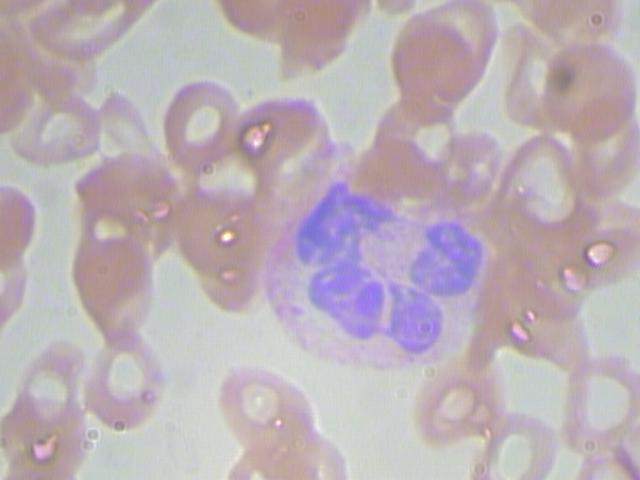
#> input picture dataset/BDDC/val/img/BloodImage_00000.jpeg, 640 x 480 px, given in place of BloodImage_00001.jpeg, which was not available
$ jupyter execute --allow-errors adaboost.ipynb   (older library calls are emulated)   (text cells are left out)
#> lines starting #> are read from the running program, lines starting #| are printed output that depends on the picture; pictures that were not available may be replaced by others from this repository, and a replacement may not be noted
#> further down, image is the input picture: shape (480, 640, 3); mean B, G, R 182.3, 175.5, 187.3
[cell 1]
#First, we will Normalize and Enhance all pictures
import cv2
import numpy as np
import matplotlib.pyplot as plt

def normalize_and_enhance(image):
    # 1. Chuyển sang không gian màu LAB để xử lý độ sáng mà không làm biến đổi màu sắc gốc
    lab = cv2.cvtColor(image, cv2.COLOR_BGR2LAB)
#> lab: shape (480, 640, 3); mean of channels 0, 1, 2 185.8, 133.7, 126
    l, a, b = cv2.split(lab)
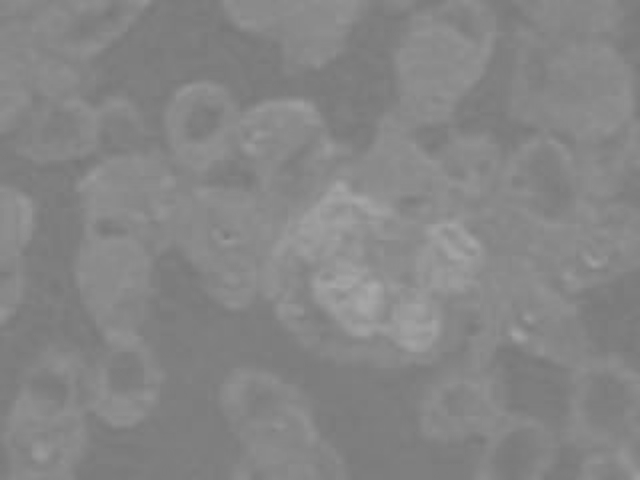
#> a: shape (480, 640); min 117, max 169, mean 133.7
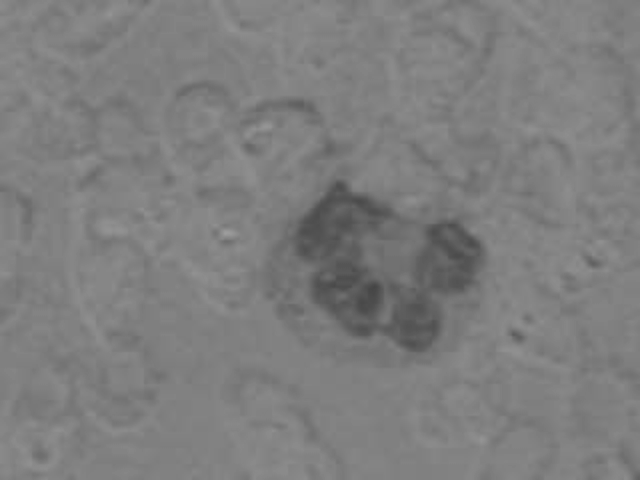
#> b: shape (480, 640); min 69, max 157, mean 126

    # 2. Áp dụng CLAHE để làm nổi bật các chi tiết mờ (như các phần đè lên nhau)
    # clipLimit cao (3.0-5.0) sẽ đẩy độ tương phản rất mạnh
    clahe = cv2.createCLAHE(clipLimit=4.0, tileGridSize=(8, 8))
    l = clahe.apply(l)

    # 3. Kéo giãn lược đồ (Min-Max Stretching) để chuẩn hóa độ đậm nhạt
    # Giúp ảnh nhạt trở nên đậm đà hơn
    l = cv2.normalize(l, None, alpha=0, beta=255, norm_type=cv2.NORM_MINMAX)

    # Gộp lại
    enhanced_lab = cv2.merge((l, a, b))
#> enhanced_lab: shape (480, 640, 3); mean of channels 0, 1, 2 143.1, 133.7, 126
    enhanced_bgr = cv2.cvtColor(enhanced_lab, cv2.COLOR_LAB2BGR)
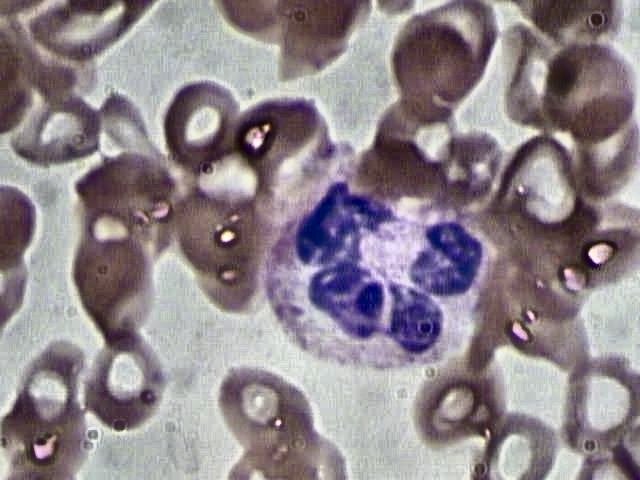
#> enhanced_bgr: shape (480, 640, 3); mean B, G, R 139.9, 133.8, 143.7

    # 4. Tăng độ bão hòa màu (Saturation) để các tế bào có màu đặc trưng hơn (tím/đỏ)
    hsv = cv2.cvtColor(enhanced_bgr, cv2.COLOR_BGR2HSV).astype("float32")
    (h, s, v) = cv2.split(hsv)
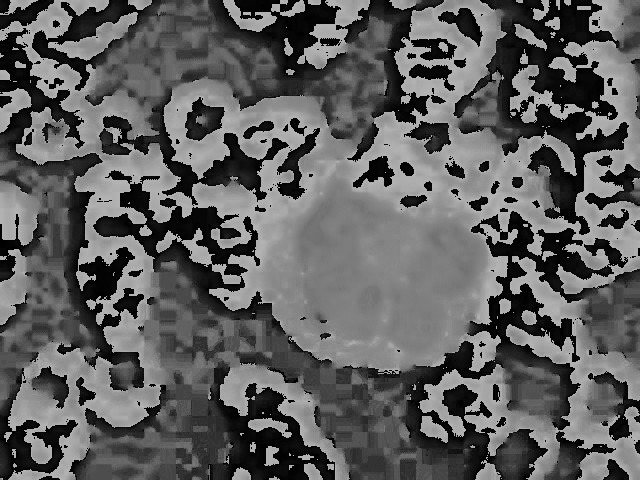
#> h: shape (480, 640) float32; min 0, max 179, mean 94.2
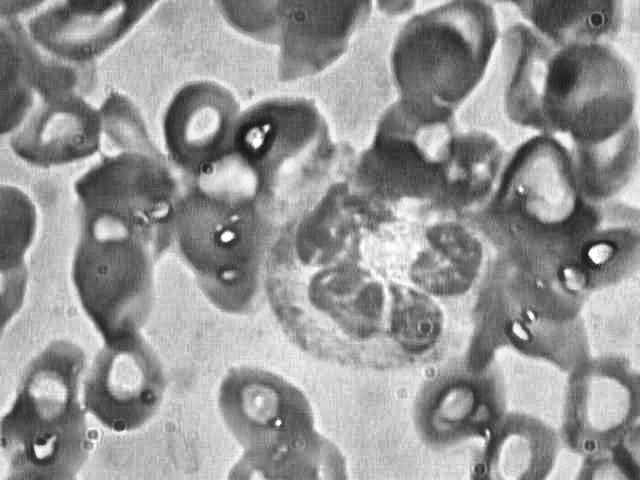
#> v: shape (480, 640) float32; min 22, max 255, mean 149.2

    # Nhân hệ số s (Saturation) để màu đậm lên, ví dụ 1.2 hoặc 1.5
    s = s * 1.3
    s = np.clip(s, 0, 255)
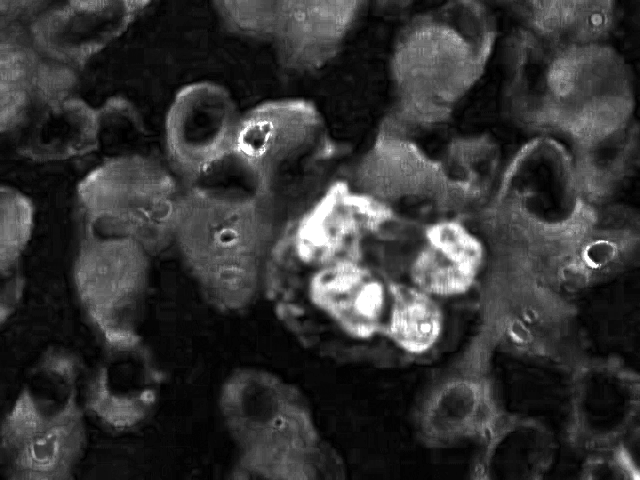
#> s: shape (480, 640) float32; min 0, max 255, mean 52.8

    hsv = cv2.merge([h, s, v])
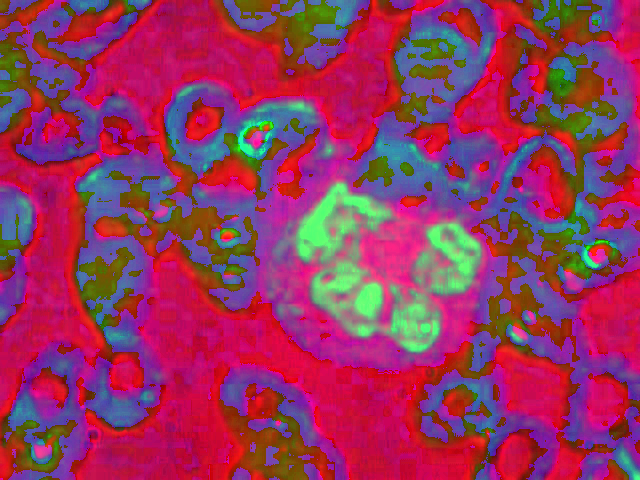
#> hsv: shape (480, 640, 3) float32; mean B, G, R 94.2, 52.8, 149.2
    final_img = cv2.cvtColor(hsv.astype("uint8"), cv2.COLOR_HSV2BGR)

    return final_img

[cell 2]
#Test function
#Use path dataset\BDDC\train\img\BloodImage_00001.jpeg
image_path = 'dataset/BDDC/train/img/BloodImage_00001.jpeg'
image = cv2.imread(image_path)
enhanced_image = normalize_and_enhance(image)
# Hiển thị ảnh gốc và ảnh đã được xử lý
plt.figure(figsize=(12, 6))
plt.subplot(1, 2, 1)
plt.title('Original Image')
plt.imshow(cv2.cvtColor(image, cv2.COLOR_BGR2RGB))
plt.subplot(1, 2, 2)
plt.title('Enhanced Image')
plt.imshow(cv2.cvtColor(enhanced_image, cv2.COLOR_BGR2RGB))
plt.show()
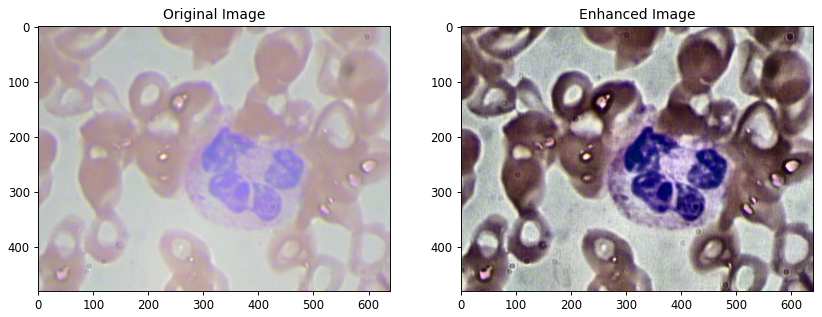
#> figure drawn by matplotlib, 2 panels

[cell 3]
#Use sliding window 64x64 and 128x128 with stride s to surf to all images.
#For each window, we will use Local Texture Features (like Viola-Jones)
#1. Local Binary Patterns (LBP)
#2. Histogram of Oriented Gradients (HOG)
#3. Haar-like Features
#4. Gabor Filters
import numpy as np
import cv2

from skimage.feature import (
    local_binary_pattern,
    hog,
    haar_like_feature,
    haar_like_feature_coord
)

# =========================
# LBP FEATURE
# =========================
def extract_lbp(window, radius=1, n_points=8):
    """
    Extract LBP histogram features
    """
    gray = cv2.cvtColor(window, cv2.COLOR_BGR2GRAY) if len(window.shape) == 3 else window
    lbp = local_binary_pattern(gray, P=n_points, R=radius, method="uniform")
    # Histogram
    hist, _ = np.histogram(lbp.ravel(), bins=np.arange(0, n_points + 3), range=(0, n_points + 2))
    hist = hist.astype("float")
    # Normalize
    hist /= (hist.sum() + 1e-6)
    return hist
# =========================
# HOG FEATURE
# =========================
def extract_hog(window):
    """
    Extract HOG features
    """
    gray = cv2.cvtColor(window, cv2.COLOR_BGR2GRAY) if len(window.shape) == 3 else window
    features = hog(gray, orientations=9, pixels_per_cell=(8, 8), cells_per_block=(2, 2), block_norm='L2-Hys',
                   visualize=False, feature_vector=True)
    return features
# =========================
# HAAR FEATURE
# =========================
# [25 lines left out: function extract_haar, not called in this run]
# =========================
# GABOR FEATURE
# =========================
def extract_gabor(window):
    """
    Extract Gabor filter responses
    """
    gray = cv2.cvtColor(window, cv2.COLOR_BGR2GRAY) if len(window.shape) == 3 else window
    features = []
    # Multiple orientations
    thetas = [0, np.pi / 4, np.pi / 2, 3 * np.pi / 4]
    for theta in thetas:
        kernel = cv2.getGaborKernel(ksize=(21, 21), sigma=5, theta=theta, lambd=10, gamma=0.5, psi=0, ktype=cv2.CV_32F)
        filtered = cv2.filter2D(gray, cv2.CV_8UC3, kernel)
        # Statistical features
        features.extend([filtered.mean(),filtered.std(), filtered.max()])
    return np.array(features)


# =========================
# COMBINE FEATURES
# =========================
def extract_features(image,window_size=(64, 64),stride=32):
#> called with window_size = (64, 64), stride = 32
    features = []
    boxes = []
    for y in range(0, image.shape[0] - window_size[1] + 1, stride):
        for x in range(0, image.shape[1] - window_size[0] + 1, stride):
            boxes.append((x,y,x+window_size[0],y+window_size[1]))
            window = image[y:y + window_size[1], x:x + window_size[0]]
            # Feature extraction
            lbp_features = extract_lbp(window)
            hog_features = extract_hog(window)
            #haar_features = extract_haar(window)
            gabor_features = extract_gabor(window)
            # Combine
            combined_features = np.hstack((lbp_features, hog_features, gabor_features))
            features.append(combined_features)
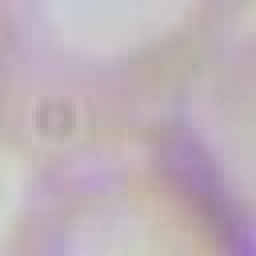
#> window: shape (64, 64, 3) (shown 4 times larger); mean B, G, R 184.1, 176.4, 190.1
            #print("Done")
    return np.array(boxes), np.array(features)

[cell 4]
#Now, we will use each feature like a week classifier
boxes, features = extract_features(image)
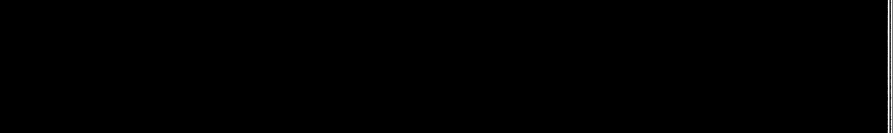
#> features: shape (266, 1786) float64 (shown at 1/2 size); min 0, max 255, mean 1.1

[cell 5]
import numpy as np
import pandas as pd
import cv2
from pathlib import Path

# [57 lines left out: functions prepare_training_data, compute_iou, not called in this run]

[cell 6]
# [572 lines of commented-out code are left out]

[cell 7]
"""
Cascade AdaBoost - Blood Cell Detection
Improved Version:
- Class-specific window size
- Shape features
- Better Gabor statistics
- Better HOG config
"""

import numpy as np
import pandas as pd
import cv2
import joblib
import os

from pathlib import Path
from tqdm import tqdm

from sklearn.ensemble import AdaBoostClassifier
from sklearn.tree import DecisionTreeClassifier
from sklearn.preprocessing import StandardScaler
from sklearn.metrics import classification_report


# =========================================================
# CONFIG
# =========================================================

CLASSES = ["rbc", "wbc", "platelets"]
CLASS_CONFIG = {
    "rbc": {
        "window_size": (100, 100),
        "stride": 25,          # 100 // 4
        "padding": 0.15
    },
    "wbc": {
        "window_size": (200, 200),
        "stride": 50,          # 200 // 4
        "padding": 0.10
    },
    "platelets": {
        "window_size": (32, 32),
        "stride": 8,           # 32 // 4
        "padding": 0.05
    }
}

IOU_POS        = 0.5
IOU_NEG        = 0.3
NEG_RATIO      = 3

CASCADE_STAGES = [10, 30, 100]

GABOR_PARAMS = [
    {
        "ksize": 9,
        "sigma": 2.0,
        "theta": t,
        "lambd": 4.0,
        "gamma": 0.5
    }
    for t in np.linspace(0, np.pi, 4, endpoint=False)
]


# =========================================================
# PRETTY PRINT
# =========================================================

def _sep(char="─", n=60):
    print(char * n)

# [4 lines left out: function _header, not called in this run]

def _sub(title):
    _sep("─")
    print(f"  {title}")
    _sep("─")


# =========================================================
# FEATURE EXTRACTION
# =========================================================

# [200 lines left out: functions extract_hog, extract_lbp, extract_gabor, extract_shape_features, extract_feature, compute_iou, not called in this run]


# =========================================================
# LOAD ANNOTATIONS
# =========================================================

def load_annotations(csv_path):

    _sub(f"Load annotations: {csv_path}")

    df = pd.read_csv(csv_path)

    # Chuẩn hóa tên cột
    df.columns = df.columns.str.strip().str.lower()

    print(f"  Columns  : {list(df.columns)}")
    print(f"  Rows     : {len(df)}")
    print(f"  Labels   : {sorted(df['label'].unique())}")

    # Đếm số box theo từng class
    label_counts = df['label'].value_counts()
    for lbl in sorted(label_counts.index):
        print(f"    {lbl:12} : {label_counts[lbl]:5d} boxes")

    ann = {}
    for _, row in df.iterrows():
        fname = row["image"]
        box = (
            int(row["xmin"]),
            int(row["ymin"]),
            int(row["xmax"]),
            int(row["ymax"]),
            str(row["label"]).strip()
        )
        ann.setdefault(fname, []).append(box)

    print(f"  Images with annotation: {len(ann)}")
    return ann


# =========================================================
# PREPARE SAMPLES
# =========================================================

# =========================================================
# PREPARE SAMPLES (FIXED)
# =========================================================

# [112 lines left out: function prepare_samples, not called in this run]


# =========================================================
# CASCADE
# =========================================================

class CascadeAdaBoost:

    # [118 lines left out: functions __init__, fit, predict, decision_function, save, load, not called in this run]


# =========================================================
# TRAIN
# =========================================================

def train_all(
    train_img_dir,
    train_csv,
    val_img_dir,
    val_csv,
    save_dir="models"
):

    os.makedirs(save_dir, exist_ok=True)

    train_ann = load_annotations(train_csv)

$ run again, on dataset/BDDC/val/img/BloodImage_00028.jpeg
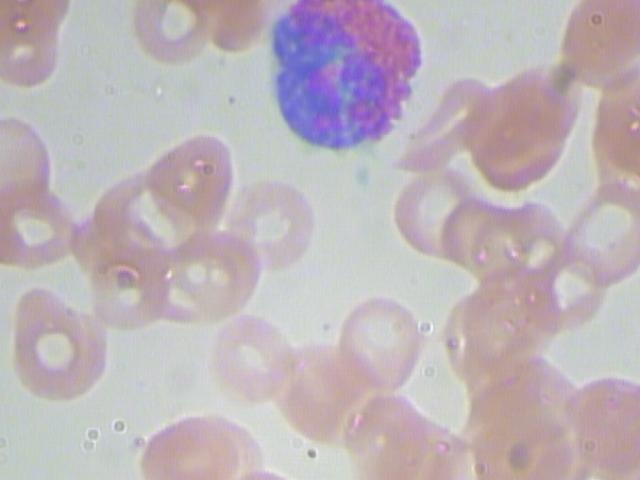
#> input picture dataset/BDDC/val/img/BloodImage_00028.jpeg, 640 x 480 px, given in place of BloodImage_00001.jpeg, which was not available
#> image is the input picture: shape (480, 640, 3); mean B, G, R 184.8, 179.3, 189.6
#> lab: shape (480, 640, 3); mean of channels 0, 1, 2 189, 133, 126.5
#> enhanced_lab: shape (480, 640, 3); mean of channels 0, 1, 2 155.6, 133, 126.5
#> `plt.show()`:
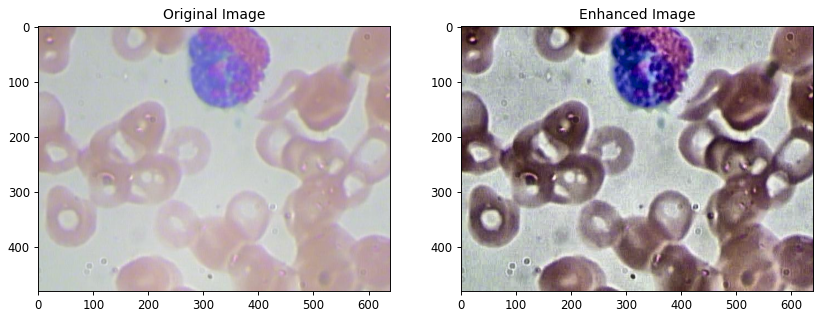
#> figure drawn by matplotlib, 2 panels
#> after the loop in extract_features, `for y in range(0, image.shape[0] - window_size[1] + 1, stride):`:
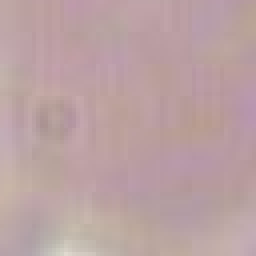
#> window: shape (64, 64, 3) (shown 4 times larger); mean B, G, R 162.9, 161.5, 186.9

$ run again, on dataset/BDDC/val/img/BloodImage_00029.jpeg
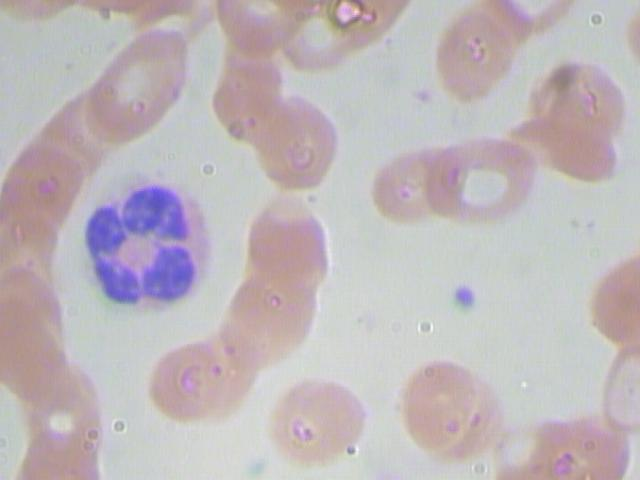
#> input picture dataset/BDDC/val/img/BloodImage_00029.jpeg, 640 x 480 px, given in place of BloodImage_00001.jpeg, which was not available
#> image is the input picture: shape (480, 640, 3); mean B, G, R 186.4, 182.7, 190.9
#> lab: shape (480, 640, 3); mean of channels 0, 1, 2 191.5, 131.9, 127.1
#> enhanced_lab: shape (480, 640, 3); mean of channels 0, 1, 2 166.1, 131.9, 127.1
#> after the loop in extract_features, `for y in range(0, image.shape[0] - window_size[1] + 1, stride):`:
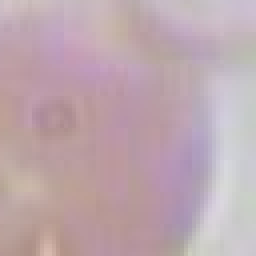
#> window: shape (64, 64, 3) (shown 4 times larger); mean B, G, R 174.8, 167.6, 189.8
